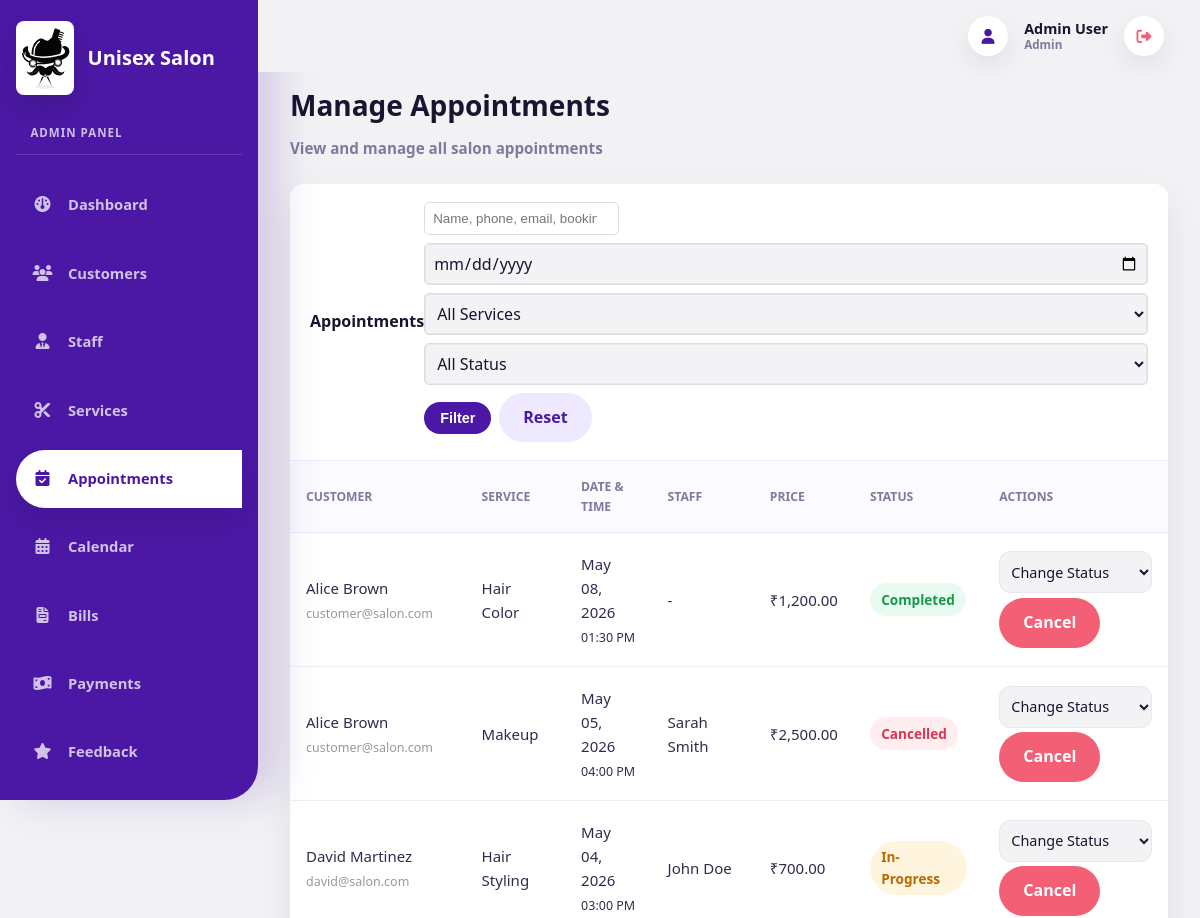
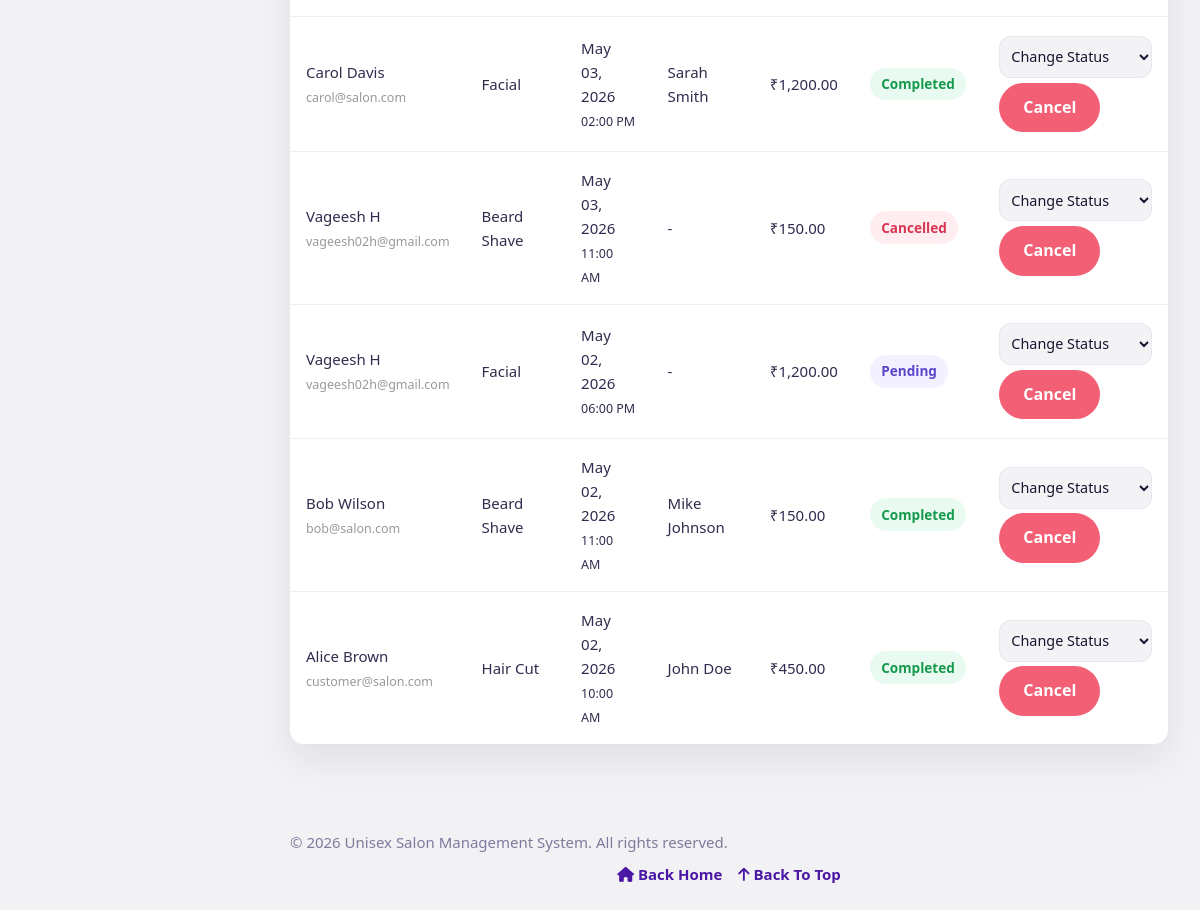
The page /admin/appointments.php (signed in) on the database its author committed (2 pictures, top to bottom).
### tables this page shows
CREATE TABLE `appointments` (
  `id` int NOT NULL AUTO_INCREMENT,
  `customer_id` int NOT NULL,
  `staff_id` int DEFAULT NULL,
  `service_id` int NOT NULL,
  `appointment_date` date NOT NULL,
  `appointment_time` time NOT NULL,
  `status` enum('pending','approved','rejected','confirmed','in-progress','completed','cancelled') DEFAULT 'pending',
  `notes` text,
  `created_at` timestamp NULL DEFAULT CURRENT_TIMESTAMP,
  `updated_at` timestamp NULL DEFAULT CURRENT_TIMESTAMP ON UPDATE CURRENT_TIMESTAMP,
  PRIMARY KEY (`id`),
  KEY `service_id` (`service_id`),
  KEY `idx_customer` (`customer_id`),
  KEY `idx_staff` (`staff_id`),
  KEY `idx_date` (`appointment_date`),
  CONSTRAINT `appointments_ibfk_1` FOREIGN KEY (`customer_id`) REFERENCES `customers` (`id`) ON DELETE CASCADE,
  CONSTRAINT `appointments_ibfk_2` FOREIGN KEY (`staff_id`) REFERENCES `staff` (`id`) ON DELETE SET NULL,
  CONSTRAINT `appointments_ibfk_3` FOREIGN KEY (`service_id`) REFERENCES `services` (`id`) ON DELETE CASCADE
);

CREATE TABLE `customers` (
  `id` int NOT NULL AUTO_INCREMENT,
  `name` varchar(100) NOT NULL,
  `email` varchar(100) NOT NULL,
  `password` varchar(255) NOT NULL,
  `phone` varchar(15) DEFAULT NULL,
  `gender` enum('Male','Female','Other') DEFAULT NULL,
  `date_of_birth` date DEFAULT NULL,
  `address` text,
  `last_login` timestamp NULL DEFAULT NULL,
  `city` varchar(50) DEFAULT NULL,
  `profile_image` varchar(255) DEFAULT NULL,
  `status` enum('active','inactive') DEFAULT 'active',
  `created_at` timestamp NULL DEFAULT CURRENT_TIMESTAMP,
  `updated_at` timestamp NULL DEFAULT CURRENT_TIMESTAMP ON UPDATE CURRENT_TIMESTAMP,
  PRIMARY KEY (`id`),
  UNIQUE KEY `email` (`email`),
  UNIQUE KEY `phone` (`phone`)
);

CREATE TABLE `services` (
  `id` int NOT NULL AUTO_INCREMENT,
  `name` varchar(100) NOT NULL,
  `description` text,
  `price` decimal(10,2) NOT NULL,
  `duration` int NOT NULL,
  `category` varchar(50) DEFAULT NULL,
  `gender_category` enum('Male','Female','Kids','Unisex') NOT NULL DEFAULT 'Unisex',
  `status` enum('active','inactive') DEFAULT 'active',
  `image` varchar(255) DEFAULT NULL,
  `created_at` timestamp NULL DEFAULT CURRENT_TIMESTAMP,
  `updated_at` timestamp NULL DEFAULT CURRENT_TIMESTAMP ON UPDATE CURRENT_TIMESTAMP,
  PRIMARY KEY (`id`),
  UNIQUE KEY `name` (`name`)
);

CREATE TABLE `users` (
  `id` int NOT NULL AUTO_INCREMENT,
  `name` varchar(100) NOT NULL,
  `email` varchar(100) NOT NULL,
  `password` varchar(255) NOT NULL,
  `role` enum('admin','staff') NOT NULL,
  `status` enum('active','inactive') DEFAULT 'active',
  `profile_image` varchar(255) DEFAULT NULL,
  `phone` varchar(15) DEFAULT NULL,
  `address` text,
  `last_login` timestamp NULL DEFAULT NULL,
  `created_at` timestamp NULL DEFAULT CURRENT_TIMESTAMP,
  `updated_at` timestamp NULL DEFAULT CURRENT_TIMESTAMP ON UPDATE CURRENT_TIMESTAMP,
  PRIMARY KEY (`id`),
  UNIQUE KEY `email` (`email`),
  UNIQUE KEY `phone` (`phone`)
);

### config/db.php (called while the page is built, shortened)
<?php
$conn = new mysqli(DB_HOST, DB_USER, DB_PASSWORD, DB_NAME);
$conn->set_charset("utf8");
function sanitize($data) {
    global $conn;
    return htmlspecialchars($conn->real_escape_string(trim($data)));
}
function fetchAll($query) {
    global $conn;
    $result = $conn->query($query);
    return $result->fetch_all(MYSQLI_ASSOC);
}
function formatCurrency($amount) {
    return '₹' . number_format((float)$amount, 2);
}
function formatDate($date) {
    return date('M d, Y', strtotime($date));
}
?>

### admin/appointments.php (the view, shortened to what this page needs)
<?php
require_once '../config/db.php';
$filter_date = $_GET['date'] ?? '';
$search = sanitize($_GET['search'] ?? '');
$query = "
    SELECT a.*, c.name as customer_name, c.email as customer_email, c.phone as customer_phone,
           s.name as service_name, s.price as service_price, s.duration,
           u.name as staff_name
    FROM appointments a
    JOIN customers c ON a.customer_id = c.id
    JOIN services s ON a.service_id = s.id
    LEFT JOIN users u ON a.staff_id IS NOT NULL AND u.id = (SELECT user_id FROM staff WHERE id = a.staff_id)
";
$query .= " ORDER BY a.appointment_date DESC, a.appointment_time DESC";
$appointments = fetchAll($query);
?>
<!DOCTYPE html>
<html lang="en">
<head>
    <link rel="stylesheet" href="<?php echo BASE_URL; ?>assets/css/style.css">
</head>
<body>
    <?php include '../includes/header.php'; ?>
    <?php include '../includes/sidebar.php'; ?>
    <div class="main-content">
        <div class="page-header">
            <h1>Manage Appointments</h1>
            <p>View and manage all salon appointments</p>
        </div>
        <div class="table-container">
            <div class="table-header flex-between">
                <h2>Appointments</h2>
                <form method="GET" style="display: flex; gap: 0.5rem; flex-wrap: wrap;">
                    <input type="search" name="search" placeholder="Name, phone, email, booking ID" value="<?php echo htmlspecialchars($search); ?>" style="padding: 0.5rem; border: 1px solid #ddd; border-radius: 5px;">
                    <input type="date" name="date" value="<?php echo htmlspecialchars($filter_date); ?>" style="padding: 0.5rem; border: 1px solid #ddd; border-radius: 5px;">
                    <select name="service_id" style="padding: 0.5rem; border: 1px solid #ddd; border-radius: 5px;">
                        <option value="">All Services</option>
                    </select>
                    <select name="status" onchange="this.form.submit()" style="padding: 0.5rem; border: 1px solid #ddd; border-radius: 5px;">
                        <option value="">All Status</option>
                    </select>
                    <button type="submit" class="btn btn-primary btn-sm">Filter</button>
                    <a href="<?php echo BASE_URL; ?>admin/appointments.php" class="btn btn-secondary btn-sm">Reset</a>
                </form>
            </div>
            <table>
                <thead>
                    <tr>
                        <th>Customer</th>
                        <th>Service</th>
                        <th>Date & Time</th>
                        <th>Staff</th>
                        <th>Price</th>
                        <th>Status</th>
                        <th>Actions</th>
                    </tr>
                </thead>
                <tbody>
                    <?php if ($appointments): ?>
                        <?php foreach ($appointments as $appt): ?>
                            <tr>
                                <td>
                                    <div><?php echo htmlspecialchars($appt['customer_name']); ?></div>
                                    <small style="color: #999;"><?php echo htmlspecialchars($appt['customer_email']); ?></small>
                                </td>
                                <td><?php echo htmlspecialchars($appt['service_name']); ?></td>
                                <td>
                                    <?php echo formatDate($appt['appointment_date']); ?>
                                    <br>
                                    <small><?php echo date('h:i A', strtotime($appt['appointment_time'])); ?></small>
                                </td>
                                <td><?php echo $appt['staff_name'] ? htmlspecialchars($appt['staff_name']) : '-'; ?></td>
                                <td><?php echo formatCurrency($appt['service_price']); ?></td>
                                <td>
                                    <?php
                                    $status = $appt['status'];
                                    $badge_class = 'badge-primary';
                                    if ($status === 'approved' || $status === 'confirmed') $badge_class = 'badge-info';
                                    elseif ($status === 'rejected') $badge_class = 'badge-danger';
                                    elseif ($status === 'in-progress') $badge_class = 'badge-warning';
                                    elseif ($status === 'completed') $badge_class = 'badge-success';
                                    elseif ($status === 'cancelled') $badge_class = 'badge-danger';
                                    ?>
                                    <span class="badge <?php echo $badge_class; ?>"><?php echo ucfirst($status); ?></span>
                                </td>
                                <td>
                                    <form method="POST" style="display: inline;">
                                        <select name="status" style="padding: 0.5rem; font-size: 0.9rem;" onchange="this.form.submit()">
                                            <option value="">Change Status</option>
                                        </select>
                                    </form>
                                    <a href="<?php echo BASE_URL; ?>admin/appointments.php?cancel_id=<?php echo $appt['id']; ?>" class="btn btn-danger btn-sm" onclick="return confirm('Cancel this appointment?')">Cancel</a>
                                </td>
                            </tr>
                        <?php endforeach; ?>
                    <?php else: ?>
                        <tr>
                            <td colspan="7" class="text-center">No appointments found</td>
                        </tr>
                    <?php endif; ?>
                </tbody>
            </table>
        </div>
    </div>
    <?php include '../includes/footer.php'; ?>
</body>
</html>

### rows shown on the page
appointments: customer.name "Alice Brown", customer.email "customer@salon.com", service.name "Hair Color", appointment_date "May 08, 2026", appointment_time "01:30 PM", service.price "₹1,200.00", status "Completed"
appointments: customer.name "Alice Brown", customer.email "customer@salon.com", service.name "Makeup", appointment_date "May 05, 2026", appointment_time "04:00 PM", users.name "Sarah Smith", service.price "₹2,500.00", status "Cancelled"
appointments: customer.name "David Martinez", customer.email "david@salon.com", service.name "Hair Styling", appointment_date "May 04, 2026", appointment_time "03:00 PM", users.name "John Doe", service.price "₹700.00", status "In-Progress"
appointments: customer.name "Carol Davis", customer.email "carol@salon.com", service.name "Facial", appointment_date "May 03, 2026", appointment_time "02:00 PM", users.name "Sarah Smith", service.price "₹1,200.00", status "Completed"
appointments: customer.name "Vageesh H", customer.email "vageesh02h@gmail.com", service.name "Beard Shave", appointment_date "May 03, 2026", appointment_time "11:00 AM", service.price "₹150.00", status "Cancelled"
appointments: customer.name "Vageesh H", customer.email "vageesh02h@gmail.com", service.name "Facial", appointment_date "May 02, 2026", appointment_time "06:00 PM", service.price "₹1,200.00", status "Pending"
appointments: customer.name "Bob Wilson", customer.email "bob@salon.com", service.name "Beard Shave", appointment_date "May 02, 2026", appointment_time "11:00 AM", users.name "Mike Johnson", service.price "₹150.00", status "Completed"
appointments: customer.name "Alice Brown", customer.email "customer@salon.com", service.name "Hair Cut", appointment_date "May 02, 2026", appointment_time "10:00 AM", users.name "John Doe", service.price "₹450.00", status "Completed"

### other values the page prints
$_SESSION['name'] "Admin User"
$_SESSION['role'] "Admin"
